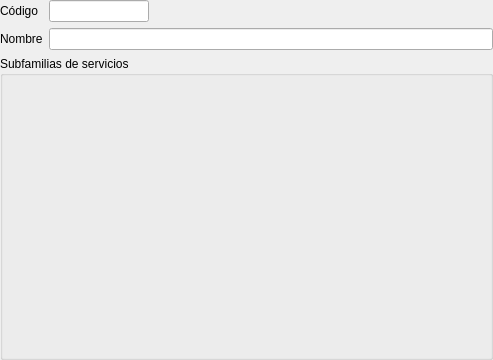
<?xml version="1.0" encoding="UTF-8"?>
<ui version="4.0">
 <class>Form</class>
 <widget class="QWidget" name="Form">
  <property name="geometry">
   <rect>
    <x>0</x>
    <y>0</y>
    <width>493</width>
    <height>360</height>
   </rect>
  </property>
  <property name="windowTitle">
   <string>Familias de servicios</string>
  </property>
  <layout class="QGridLayout" name="gridLayout">
   <property name="margin">
    <number>0</number>
   </property>
   <item row="0" column="0">
    <widget class="QLabel" name="label_2">
     <property name="text">
      <string>Código</string>
     </property>
    </widget>
   </item>
   <item row="0" column="1">
    <widget class="DBLineEdit" name="db_codfamilia">
     <property name="maximumSize">
      <size>
       <width>100</width>
       <height>16777215</height>
      </size>
     </property>
     <property name="fieldName">
      <string>codfamilia</string>
     </property>
     <property name="dataEditable">
      <bool>true</bool>
     </property>
    </widget>
   </item>
   <item row="0" column="2">
    <spacer name="horizontalSpacer">
     <property name="orientation">
      <enum>Qt::Horizontal</enum>
     </property>
     <property name="sizeHint" stdset="0">
      <size>
       <width>202</width>
       <height>20</height>
      </size>
     </property>
    </spacer>
   </item>
   <item row="1" column="0">
    <widget class="QLabel" name="label">
     <property name="text">
      <string>Nombre</string>
     </property>
    </widget>
   </item>
   <item row="1" column="1" colspan="2">
    <widget class="DBLineEdit" name="db_nombre">
     <property name="fieldName">
      <string>nombre</string>
     </property>
     <property name="dataEditable">
      <bool>true</bool>
     </property>
    </widget>
   </item>
   <item row="2" column="0" colspan="3">
    <widget class="QGroupBox" name="groupBox">
     <property name="title">
      <string>Subfamilias de servicios</string>
     </property>
     <layout class="QVBoxLayout" name="verticalLayout">
      <item>
       <widget class="DBDetailView" name="db_subfamiliasarticulos">
        <property name="relationName">
         <string>subfamiliasservicios</string>
        </property>
        <property name="dataEditable">
         <bool>true</bool>
        </property>
       </widget>
      </item>
     </layout>
    </widget>
   </item>
  </layout>
 </widget>
 <customwidgets>
  <customwidget>
   <class>DBDetailView</class>
   <extends>QWidget</extends>
   <header>widgets/dbdetailview.h</header>
  </customwidget>
  <customwidget>
   <class>DBLineEdit</class>
   <extends>QLineEdit</extends>
   <header>widgets/dblineedit.h</header>
  </customwidget>
 </customwidgets>
 <resources/>
 <connections/>
</ui>
